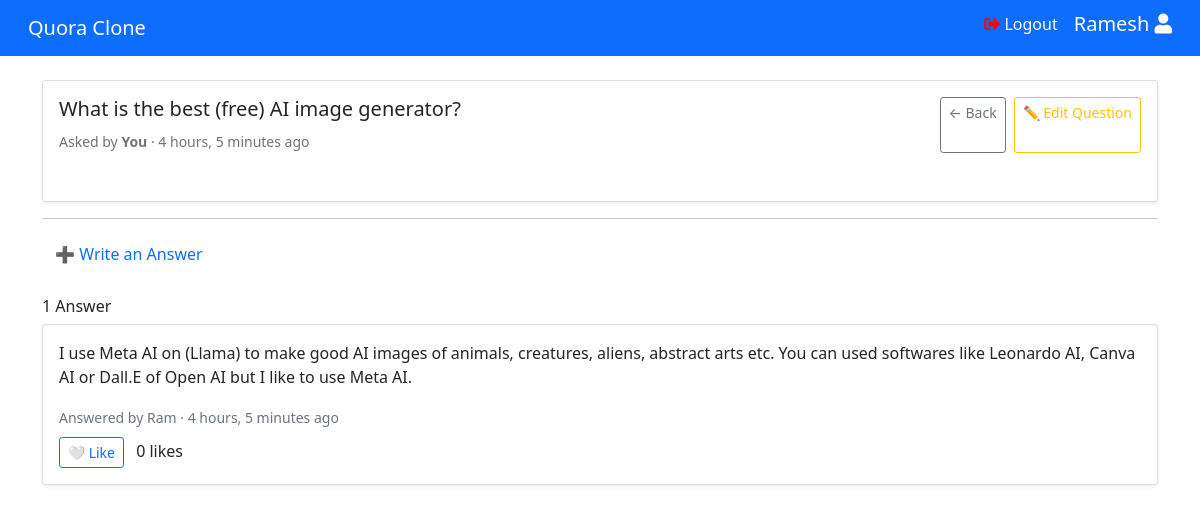
Page /question/2/ (signed in) on the committed database.
### core/models.py (models this page shows, shortened)
class Question(models.Model):
    user = models.ForeignKey(User, on_delete=models.CASCADE)
    title = models.CharField(max_length=255)
    description = models.TextField(blank=True, null=True)
    created_at = models.DateTimeField(auto_now_add=True)

class Answer(models.Model):
    question = models.ForeignKey(Question, on_delete=models.CASCADE)
    user = models.ForeignKey(User, on_delete=models.CASCADE)
    text = models.TextField()
    created_at = models.DateTimeField(auto_now_add=True)
    likes = models.ManyToManyField(User, related_name='liked_answers', blank=True)

### core/views.py (the view)
# urls.py: path('question/<int:pk>/', views.question_detail_view, name='question_detail'),
@login_required
def question_detail_view(request, pk):
    question = get_object_or_404(Question, pk=pk)
    answers = Answer.objects.filter(question=question).select_related('user').prefetch_related('likes')
    form = AnswerForm(request.POST or None)
    if request.method == 'POST' and form.is_valid():
        answer = form.save(commit=False)
        answer.question = question
        answer.user = request.user
        answer.save()
        return redirect('question_detail', pk=pk)
    return render(request, 'core/question_detail.html', {'question': question, 'answers': answers, 'form': form})

### templates/core/question_detail.html (shortened to what this page needs)
{% extends 'core/base.html' %}
{% load static %}
{% block content %}
<div class="container mt-4">
  <div class="card p-3 shadow-sm">
    <div class="d-flex justify-content-between">
      <div>
        <h5>{{ question.title }}</h5>
        <small class="text-muted">
          Asked by
          {% if request.user == question.user %}
            <strong>You</strong>
          {% else %}
            {{ question.user.username }}
          {% endif %}
          · {{ question.created_at|timesince }} ago
        </small>
      </div>
      <div class="d-flex gap-2">
        <a href="{% url 'home' %}" class="btn btn-sm btn-outline-secondary">← Back</a>
        {% if request.user == question.user %}
          <a href="{% url 'edit_question' question.pk %}" class="btn btn-sm btn-outline-warning">✏️ Edit Question</a>
        {% endif %}
      </div>
    </div>
    <div class="mt-3">
    </div>
  </div>
  <hr>
  <div class="mb-4">
    <button class="btn btn-link text-decoration-none" onclick="toggleAnswerForm()">➕ Write an Answer</button>
  </div>
  <h6>{{ answers.count }} Answer{{ answers.count|pluralize }}</h6>
  {% for answer in answers %}
    <div class="card p-3 mb-3 shadow-sm">
      <div class="d-flex justify-content-between">
        <div>
          <p>{{ answer.text }}</p>
          <small class="text-muted">
            Answered by
            {% if request.user == answer.user %}
              <strong>You</strong>
            {% else %}
              {{ answer.user.username }}
            {% endif %}
            · {{ answer.created_at|timesince }} ago
          </small>
        </div>
      </div>
      <div class="mt-2">
        <form action="{% url 'like_answer' answer.id %}" method="POST">
          {% if user in answer.likes.all %}
            <button class="btn btn-sm btn-outline-danger">❤️ Unlike</button>
          {% else %}
            <button class="btn btn-sm btn-outline-primary">🤍 Like</button>
          {% endif %}
          <span class="ms-2">{{ answer.likes.count }} like{{ answer.likes.count|pluralize }}</span>
        </form>
      </div>
    </div>
  {% empty %}
    <p>No answers yet. Be the first to answer!</p>
  {% endfor %}
</div>
{% endblock %}

### templates/core/base.html (shortened to what this page needs)
{% load static %}
<!DOCTYPE html>
<html>
<head>
    <link rel="stylesheet" href="https://stackpath.bootstrapcdn.com/bootstrap/4.5.2/css/bootstrap.min.css"/>
    <link rel="stylesheet" href="https://cdnjs.cloudflare.com/ajax/libs/font-awesome/5.15.1/css/all.min.css"/>
    <link href="https://cdn.jsdelivr.net/npm/bootstrap@5.1.3/dist/css/bootstrap.min.css" rel="stylesheet">
</head>
<body>
    <div>
        <nav class="navbar navbar-expand-lg navbar-light bg-primary">
            <div class="container-fluid">
                <a class="navbar-brand text-white" href="#">Quora Clone</a>
                <div class="collapse navbar-collapse" id="navbarNav">
                    <ul class="navbar-nav ml-auto">
                    <li class="nav-item mr-3" >
                        <i class="fas fa-sign-out-alt" style="color: red"></i>
                        <a href="{% url 'logout' %}" class="text-white logout-text" style="text-decoration:none">Logout</a>
                    </li>
                    <li>
                        <h5 class="text-white">{{ request.user.username|title }}
                        <i class="fas fa-user"></i>
                        </h5>
                    </li>
                    </ul>
                </div>
            </div>
        </nav>
    </div>
    {% block content %}{% endblock %}
</body>
</html>

### rows in the picture
Question: title "What is the best (free) AI image generator?", created_at "4 hours, 5 minutes"
Answer: text "I use Meta AI on (Llama) to make good AI images of animals, creatures, aliens, abstract arts etc. You can used softwares like Leonardo AI, Canva AI or Dall.E of Open AI but I like to use Meta AI.", user.username "Ram", created_at "4 hours, 5 minutes", shows "🤍 Like", likes.count "0"

### other values in the picture
{{ request.user.username|title }} "Ramesh"
{{ answers.count }} "1"
